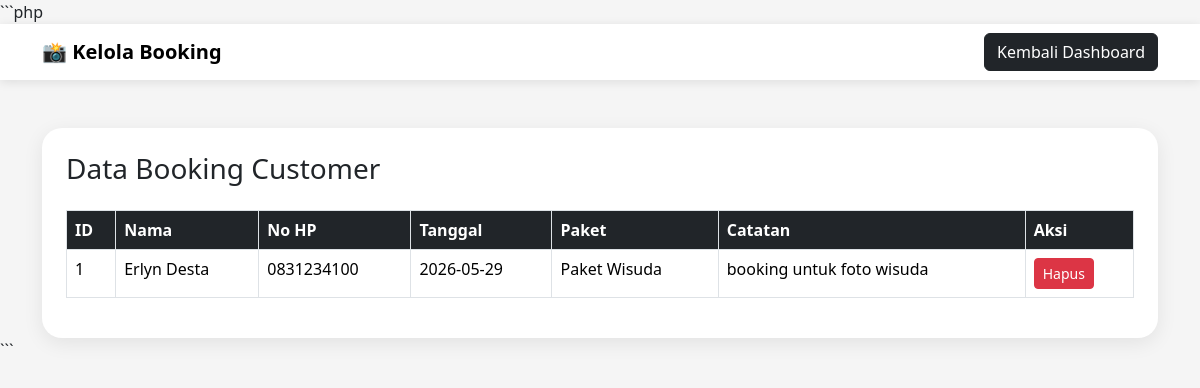
The page /admin/booking.php (signed in) on the database its author committed.
### tables this page shows
CREATE TABLE `booking` (
  `id` int(11) NOT NULL,
  `nama` varchar(100) NOT NULL,
  `no_hp` varchar(20) NOT NULL,
  `tanggal` date NOT NULL,
  `paket` varchar(100) NOT NULL,
  `catatan` text NOT NULL
);

### admin/booking.php (the view, shortened to what this page needs)
<?php
include '../koneksi.php';
?>
<!DOCTYPE html>
<html lang="id">
<head>
<link href="https://cdn.jsdelivr.net/npm/bootstrap@5.3.3/dist/css/bootstrap.min.css" rel="stylesheet">
</head>
<body>
<nav class="navbar navbar-expand-lg navbar-light bg-white">
    <div class="container">
        <span class="navbar-brand fw-bold">
            📸 Kelola Booking
        </span>
        <a href="dashboard.php" class="btn btn-dark">
            Kembali Dashboard
        </a>
    </div>
</nav>
<div class="container mt-5">
    <div class="card card-custom p-4">
        <h3 class="mb-4">
            Data Booking Customer
        </h3>
        <div class="table-responsive">
            <table class="table table-bordered table-hover">
                <tr>
                    <th>ID</th>
                    <th>Nama</th>
                    <th>No HP</th>
                    <th>Tanggal</th>
                    <th>Paket</th>
                    <th>Catatan</th>
                    <th>Aksi</th>
                </tr>
                <?php
                $data = mysqli_query(
                    $conn,
                    "SELECT * FROM booking ORDER BY id DESC"
                );
                while($d = mysqli_fetch_array($data)){
                ?>
                <tr>
                    <td><?php echo $d['id']; ?></td>
                    <td><?php echo $d['nama']; ?></td>
                    <td><?php echo $d['no_hp']; ?></td>
                    <td><?php echo $d['tanggal']; ?></td>
                    <td><?php echo $d['paket']; ?></td>
                    <td><?php echo $d['catatan']; ?></td>
                    <td>
                        <a
                            href="?hapus=<?php echo $d['id']; ?>"
                            class="btn btn-danger btn-sm"
                            onclick="return confirm('Yakin ingin menghapus booking ini?')">
                            Hapus
                        </a>
                    </td>
                </tr>
                <?php } ?>
            </table>
        </div>
    </div>
</div>
</body>
</html>

### admin/booking.php (style rules this page uses)
body { background:#f5f5f5; }
.navbar { box-shadow:0 2px 10px rgba(0,0,0,0.1); }
.card-custom { border:none; border-radius:20px; box-shadow:0 5px 20px rgba(0,0,0,0.08); }
.table th { background:#212529; color:white; }

### rows shown on the page
booking: id "1", nama "Erlyn Desta", no_hp "0831234100", tanggal "2026-05-29", paket "Paket Wisuda", catatan "booking untuk foto wisuda"
